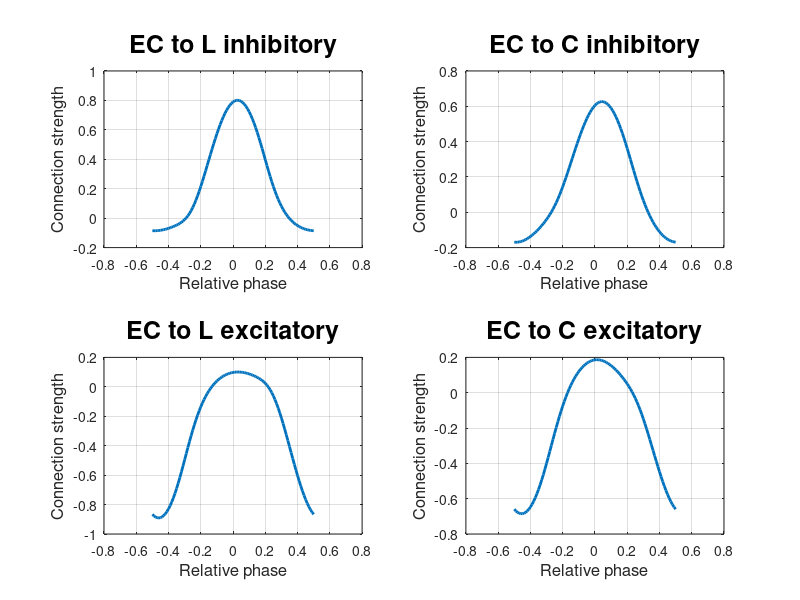

Here is the MATLAB script that generated this plot:
% Hprc
% This function takes as input the phase shifts resulting from perturbing
% the voltages of each cell in an oscillator, at each phase. It produces
% functions representing the strength of intersegmental ascending and
% descending connections of varying lengths. For instance, for a chain of 3
% oscillators, the output Hprc (describing ascending connections)
% would consist of two rows - the first would represent ascending 
% connections of length 1, and the second would represent ascending 
% connections fo length 2.
% The descending connections are formatted similarly as H_desc.

load prc_121212.mat;

phi = -0.5:0.01:0.5;
n_phi = length(phi);
n_phi2 = (n_phi + 1)/2;

intra = pars.intra;
intra(:,3) = 2 * intra(:,3); % Double the connection strengths because there are two of each type.

s = pars.s;

n_cell = 6 * pars.n;
pars.n = 3;               % use a chain of 3 neural oscillators
vS = [pars.vS; pars.vS];  %synaptic reversal potentials (1 or -1)

N = size(intra,1);

x = x';  % voltage of each cell during last oscillation
P = P'; %matrix of phase shifts (PRCs)
x = x(:,1:100);

%%%%%%%%%%%%%%%%%%%%%%%%%%%%%%%%%%%%%%%%%%%%%%%%%%%%%%%%%%%%%%%%%%%%%%%%%%%%%
% Determine the H function for ascending connections. 
% Each row of asc has the form (from, to, strength).
H_inter = zeros(n_phi,N);
connLength = 1;

for connNum = 1:N
    fromCell = intra(connNum,1); % these are like i,j,g in neural model
    toCell = intra(connNum,2);
    strength = intra(connNum,3);
    for delphi = 0:n_phi-1                  % number of phases n_phi
        points = zeros(n_phi-1,1);
        for fromIndex = 1:n_phi-1             % the sender
            toIndex = mod(fromIndex - delphi - 1, n_phi-1) + 1;
            sender = x(1:6, fromIndex);   %voltage of each of six cells in the sender oscillator
            receiver = x(1:6, toIndex);   %voltage of cells for receiving oscillator
            
            hval = s * log(1 + exp(sender(fromCell,1) / s));        %smooth h function
            %hval = max(sender(fromCell,1), 0);                    
            vSval = vS(fromCell, 1);
            change = strength * hval * (vSval - receiver(toCell, 1));  %strength of connection*smoothing function* driving force (difference between reveral potential and cell voltage)
            %this is the connection between the two cells in the neural model                                                        
            points(toIndex, 1) = P(toCell,toIndex) * change;
        end
        %H_inter(delphi + 1, connNum) = (1 / (n_phi - 1)) * (1/2) * dot(points, [1; repmat(2, n_phi - 2, 1); 1]);
        H_inter(delphi + 1, connNum) = mean(points);
        % We use the trapezoidal approximation of the integral. The line above
        % averages the effects of a specific intersegmental connection
        % for a specific phase shift delphi, over all phases.
    end
end
H_inter = [H_inter(n_phi2:end,:); H_inter(2:n_phi2,:)]; %rearrange so phases go from -0.5 to 0.5
%H_inter = H_inter * T;       % Why T?

titleList = ['E to L'; 'E to C';
             'L to C'; 'C to E';
             'C to L'; 'C to C'];

phi1 = -0.5:0.01:0.5;
         
for i = 1 : 3,
  for j = 1 : 2,
    k = 2*(i - 1) + j;
    subplot(3,2,k);
    plot(phi1, H_inter(:,k), '-', 'LineWidth', 2);
    title(titleList((i-1)*2 + j,:), 'FontSize', 18);
    xlabel('Relative phase', 'FontSize', 12);
    ylabel('Connection strength', 'FontSize', 8);
  end
end


%%%%%%%%%%%%%%%%%%%%%%%%%%%%%%%%%%%%%%%%%%%%%%%%%%%%%%%%%%%%%%%%%%%%%%%%%%%%%
% Determine the H function for forcing.
H_forcing = zeros(n_phi, 4);
fraction = 1;
alpha_fil =15 * fraction;
alpha_fic =15 * fraction;
alpha_fel =15 * fraction;
alpha_fec =15 * fraction;
alpha_f = [alpha_fil, alpha_fic, alpha_fel, alpha_fec];
pars.alpha_f = 2 * alpha_f;     % double the connection strength because there are two of each type of connection.
%pars.g_ratio = 20;
% The edge cell connection excites the same sided cells (so Vsyn_ec =
% 1 for thes cells) and inhibits the opposite sided cells (so Vsyn_ec = -1);
Vsyn_ec = [-1, -1,  1,  1];
jIndices = [5, 6, 2, 3];

% init is the forcing phase associated with the oscillator phase = 0.
init = 0;
forcerPhase = init: (2*pi/100): init + 2*pi;
for j = 1:4
    for delphi = 0:n_phi-1 
        points = zeros(n_phi-1,1);
        for fromIndex = 1:n_phi-1
            toIndex = mod(fromIndex - delphi - 1, n_phi - 1) + 1;
            G = alpha_f(1, j); % double the connection strength because there are two of each type of connection.
            v_ec = (-1)^ ceil((j) / 2) * sin(forcerPhase(fromIndex));
            Vsyn = Vsyn_ec(1,j);
            vij = x(jIndices(j), toIndex);
            change = G * (s * log(1 + exp(v_ec / s))) * (Vsyn - vij);       %smooth h
            points(toIndex, 1) = P(toCell,toIndex) * change;
        end
        %H_forcing(delphi + 1, j) = (1 / (n_phi - 1)) * (1/2) * dot(points, [1; repmat(2, n_phi - 2, 1); 1]);
        H_forcing(delphi + 1, j) = mean(points);
    end
end

H_forcing = [H_forcing(n_phi2:end,:); H_forcing(2:n_phi2,:)];
%H_forcing = H_forcing * T;

titleList = ['EC to L inhibitory'; 'EC to C inhibitory';
             'EC to L excitatory'; 'EC to C excitatory'];

for i = 1 : 2,
  for j = 1 : 2,
    k = 2*(i - 1) + j;
    subplot(2,2,k);
    plot(phi1, H_forcing(:,k), '-', 'LineWidth', 2);
    grid on;
    title(titleList(2*(i-1) + j, :), 'FontSize', 18);
    xlabel('Relative phase', 'FontSize', 12);
    ylabel('Connection strength', 'FontSize', 12);
  end
end

H = [H_inter, H_forcing];

save('H_prc_11314.mat', 'H', 'H_inter', 'H_forcing', 'pars', 'P', 'phi', 'n_phi', 'x');

